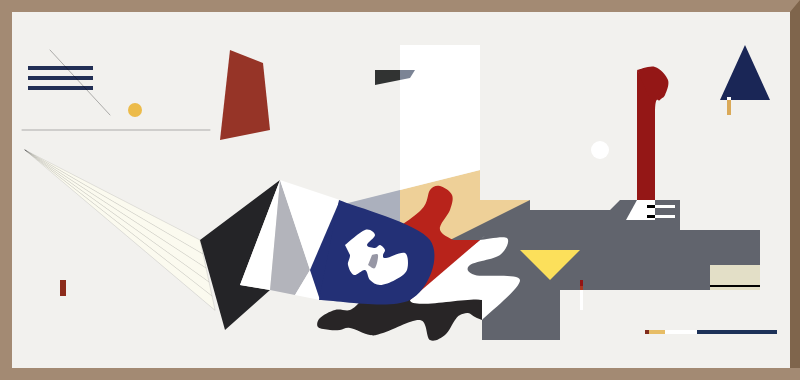
Frame 1 (no input)
Frame 60 (no input): identical to frame 1, image omitted
Frame 120 (the mouse pressed at the canvas centre since frame 60): identical to frame 1, image omitted

The p5.js sketch that drew this single still picture (run headless with seeded random() and noise() and a simulated clock; from frame 60 on, the mouse is pressed at the canvas centre):

// p5.js sketch
// ── sketch.js
var vertex_X1 ;
var vertex_Y1 ;
var vertex_X2 ;
var vertex_Y2 ;
var vertex_X3 ;
var vertex_Y3 ;
var vertex_X4 = 520;
var vertex_Y4 = 250;
var y = 0;
var bool_1;
var vertex_Y = 10;
function setup() {
  createCanvas(800,380);
  frameRate(30);
}

function draw() {
  background(242,241,238);
  drawFrame();
  vertex_X1 = 28;
  vertex_Y1 = 66;
  vertex_X2 = 25;
  vertex_Y2 = 150;
  vertex_X3 = 200;
  vertex_Y3 = 240;
  
  for(var i=0; i<3; i++){
    drawRectangle(vertex_X1,vertex_Y1, 4, 65, 34, 47, 85);
    vertex_Y1 = vertex_Y1+vertex_Y;
  }
  drawLine(50,50,110,115);
  drawCircle(135,110,14,236,187,74);
  drawLine(22,130,210,130);
  
  for(var j=0;j<5;j++){
    stroke(0);
    strokeWeight(0.1);
    drawTriangle(vertex_X2,vertex_Y2,vertex_X3,vertex_Y3,vertex_X3+3+y,vertex_Y3+14+2*y,251,250,239);
    vertex_X3 = vertex_X3+3+y;
    vertex_Y3 = vertex_Y3+14+2*y;
    if(bool_1)
    y = random(4);
  }
  
  drawRectangle(60,280, 16, 6, 141, 44, 27);
  drawQuad_1();
  drawStraightShape_1();
  drawTriangle(280,180,240,285,270,290,255,255,255);
  drawQuad_2();
  drawTriangle(280,180,310,270,340,200,255,255,255);
  drawTriangle(295,295,310,270,320,300,255,255,255);
  drawTriangle(340,200,310,270,320,300,35,48,118);
  drawTriangle(340,205,400,190,400,230,171,176,189);
  drawStraightShape_2();
  drawStraightShape_3();
  drawRectangle(710,265,25,50,227,223,199);
  drawRectangle(710,285,2,50,0,0,0);
  drawCurveShape_1();
  drawCurveShape_2();
  drawRectangle(647,205,3,8,0,0,0);
  drawRectangle(655,205,3,20,255,255,255);
  drawRectangle(647,215,3,8,0,0,0);
  drawRectangle(655,215,3,20,255,255,255);
  drawCurveShape_3();
  drawCurveShape_4();
  drawCurveShape_5();
  drawTriangle(410,240,410,300,480,240,184,35,27);
  drawCurveShape_6();
  drawCurveShape_7();
  drawCurveShape_8();
  drawStraightShape_4();
  drawStraightShape_5();
  drawStraightShape_6();
  
  drawCircle(600,150,18,255,255,255);
  drawTriangle(vertex_X4,vertex_Y4,vertex_X4+60,vertex_Y4,vertex_X4+30,vertex_Y4+30,252,224,91);
  drawRectangle(580,280,6,3,147,19,19);
  drawRectangle(580,286,4,3,170,54,32);
  drawRectangle(580,290,20,3,255,255,255);
  drawTriangle(745,45,720,100,770,100,26,38,86);
  drawRectangle(727,97,3,4,255,255,255);
  drawRectangle(727,100,15,4,218,169,88);
  drawRectangle(645,330,4,4,129,44,29);
  drawRectangle(649,330,4,16,231,189,102);
  drawRectangle(665,330,4,32,255,255,255);
  drawRectangle(697,330,4,80,29,50,88);
}

function mousePressed(){
 var d1 = dist(mouseX, mouseY, vertex_X2,vertex_Y2);
 if(d1<180)
 bool_1 = boolean(1);
 
 var d2 = dist(mouseX,mouseY,46,70);
 if(d2<40)
 vertex_Y = random(10);
 
 var d3 = dist(mouseX,mouseY,540,250);
 if(d3<40)
 vertex_X4 = vertex_X4 + random(50);
}

function mouseReleased(){
 bool_1 = boolean(0);
 vertex_Y = 10;
 vertex_X4 = 520;
}

function drawRectangle(vertex_X1, vertex_Y1, rec_height, rec_width, r, g, b ){
  beginShape();
  noStroke();
  fill(r,g,b);
  vertex(vertex_X1,vertex_Y1);
  vertex(vertex_X1+rec_width,vertex_Y1);
  vertex(vertex_X1+rec_width,vertex_Y1+rec_height);
  vertex(vertex_X1,vertex_Y1+rec_height);
  endShape();
}

function drawLine(vertex_X1,vertex_Y1,vertex_X2,vertex_Y2){
  stroke(0);
  strokeWeight(0.3);
  line(vertex_X1,vertex_Y1,vertex_X2,vertex_Y2);
}

function drawCircle(vertex_X,vertex_Y,radius, r, g, b){
  fill(r,g,b);
  noStroke();
  ellipse(vertex_X,vertex_Y,radius,radius);
}

function drawTriangle(vertex_X1,vertex_Y1,vertex_X2,vertex_Y2,vertex_X3,vertex_Y3, r, g, b){
  fill(r,g,b);
  triangle(vertex_X1,vertex_Y1,vertex_X2,vertex_Y2,vertex_X3,vertex_Y3);
}

function drawFrame(){
  beginShape();
  noStroke();
  fill(163,138,115);
  vertex(0,0);
  vertex(0,380);
  vertex(800,380);
  vertex(800,368);
  vertex(788,368);
  vertex(12,368);
  vertex(12,12);
  vertex(800,12);
  vertex(800,0);
  endShape();
  
  beginShape();
  noStroke();
  fill(127,101,76);
  vertex(800,380);
  vertex(800,368);
  vertex(790,368);
  vertex(790,12);
  vertex(800,0);
  endShape();
}

function drawQuad_1(){
  beginShape();
  noStroke();
  fill(150,52,39);
  vertex(230,50);
  vertex(263,63);
  vertex(270,130);
  vertex(220,140);
  endShape();
}

function drawQuad_2(){
  beginShape();
  noStroke();
  fill(179,180,187);
  vertex(270,290);
  vertex(280,180);
  vertex(310,270);
  vertex(295,295);
  endShape();
}

function drawStraightShape_1(){
  beginShape();
  noStroke();
  fill(36,36,39);
  vertex(200,240);
  vertex(225,330);
  vertex(270,290);
  vertex(240,285);
  vertex(280,180);
  endShape();
}

function drawStraightShape_2(){
  beginShape();
  noStroke();
  fill(238,208,152);
  vertex(400,230);
  vertex(400,190);
  vertex(480,170);
  vertex(480,200);
  vertex(530,200);
  vertex(470,250);
  vertex(400,300);
  endShape();
}

function drawStraightShape_3(){
  beginShape();
  noStroke();
  fill(97,100,109);
  vertex(530,200);
  vertex(530,210);
  vertex(610,210);
  vertex(620,200);
  vertex(680,200);
  vertex(680,230);
  vertex(760,230);
  vertex(760,265);
  vertex(710,265);
  vertex(710,290);
  vertex(560,290);
  vertex(560,340);
  vertex(482,340);
  vertex(482,300);
  vertex(430,250);
  endShape();
}

function drawStraightShape_4(){
  beginShape();
  noStroke();
  fill(255);
  vertex(400,190);
  vertex(400,45);
  vertex(480,45);
  vertex(480,170);
  endShape();
}

function drawCurveShape_1(){
  beginShape();
  noStroke();
  fill(148,23,22);
  vertex(637,70);
  vertex(637,200);
  vertex(655,200);
  vertex(655,100);
  endShape()
  beginShape()
  curveVertex(655,200);
  curveVertex(655,110);
  curveVertex(660,100);
  curveVertex(665,95);
  curveVertex(668,80);
  curveVertex(655,67);
  curveVertex(637,70);
  curveVertex(637,70);
  endShape();
}

function drawCurveShape_2(){
  beginShape();
  noStroke();
  fill(255);
  vertex(637,200);
  vertex(655,200);
  vertex(655,220);
  vertex(626,220);
  endShape();
  beginShape();
  curveVertex(626,220);
  curveVertex(635,210);
  curveVertex(637,200);
  endShape();
}

function drawCurveShape_3(){
  beginShape();
  noStroke();
  fill(40,37,38);
  vertex(482,320);
  vertex(482,300);
  vertex(410,300);
  vertex(360,302);
  curveVertex(360,302);
  curveVertex(360,302);
  curveVertex(350,310);
  curveVertex(335,310);
  curveVertex(320,318);
  curveVertex(318,327);
  curveVertex(330,330);
  curveVertex(340,330);
  curveVertex(350,328);
  curveVertex(370,335);
  curveVertex(383,333);
  curveVertex(420,320);
  curveVertex(430,340);
  curveVertex(445,335);
  curveVertex(455,320);
  curveVertex(460,315);
  curveVertex(468,313);
  curveVertex(475,317);
  curveVertex(482,320);
  curveVertex(482,320);
  endShape();
}

function drawCurveShape_4(){
  beginShape();
  noStroke();
  fill(184,35,27);
  vertex(410,300);
  vertex(480,240);
  beginShape();
  curveVertex(480,240);
  curveVertex(480,240);
  
  curveVertex(460,242);  
  curveVertex(440,230); 
  curveVertex(450,210);
  curveVertex(452,195); 
  curveVertex(440,186);  
  curveVertex(430,190);
  curveVertex(421,210);  
  
  curveVertex(380,240);
  curveVertex(380,240);
  endShape();
}

function drawStraightShape_5(){
  beginShape();
  noStroke();
  fill(123,132,149);
  vertex(400,80);
  vertex(400,70);
  vertex(415,70);
  vertex(410,78);
  endShape();
}

function drawStraightShape_6(){
  beginShape();
  noStroke();
  fill(49,51,50);
  vertex(400,80);
  vertex(400,70);
  vertex(375,70);
  vertex(375,85);
  endShape();
}

function drawCurveShape_5(){
  beginShape();
  noStroke();
  fill(255);
  vertex(482,320);
  vertex(482,300);
  vertex(410,300);
  vertex(480,240);
  curveVertex(480,240);
  curveVertex(480,240);
  curveVertex(507,238);  
  curveVertex(500,255);  
  curveVertex(470,265); 
  curveVertex(475,275);
  curveVertex(520,280);  
  curveVertex(482,320);
  curveVertex(482,320);
  endShape();
}

function drawCurveShape_6(){
  beginShape();
  fill(35,48,118);
  curveVertex(339,200);
  curveVertex(339,200);
  curveVertex(430,240);
  curveVertex(410,300);
  curveVertex(319,300);
  curveVertex(319,300);
  endShape();
}

function drawCurveShape_7(){
  beginShape();
  fill(255);
  curveVertex(345,245);
  curveVertex(345,245);
  curveVertex(365,230);
  curveVertex(375,235);
  curveVertex(367,245);
  curveVertex(375,248);
  curveVertex(380,245);
  curveVertex(385,250);
  curveVertex(383,255);
  curveVertex(386,258);
  curveVertex(405,253);
  curveVertex(407,270);
  curveVertex(395,280);
  curveVertex(380,285);
  curveVertex(370,280);
  curveVertex(365,270);
  curveVertex(354,275);
  curveVertex(348,265);
  curveVertex(350,255);
  curveVertex(347,240);
  endShape();
}

function drawCurveShape_8(){
  beginShape();
  fill(151,151,165);
  curveVertex(368,265);
  curveVertex(368,265);
  curveVertex(375,268);
  curveVertex(378,255);
  curveVertex(372,255);
  curveVertex(375,255);
  endShape();
}
